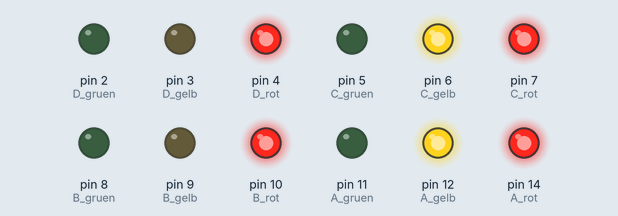
Simulated run of this sketch. Board: Arduino Uno, built with avr-gcc and run on an emulated ATmega328P. On the bench: output pins drawn as LEDs (lit = HIGH).

Above: at 2.5 s.
At 5.5 s:
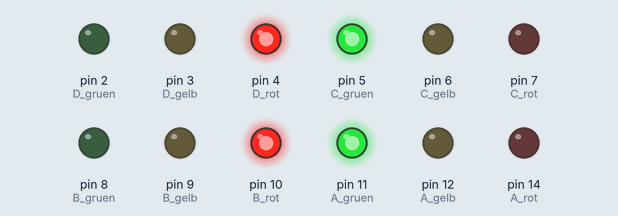
At 9.0 s:
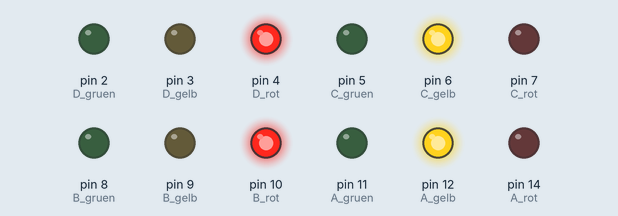
At 11.5 s:
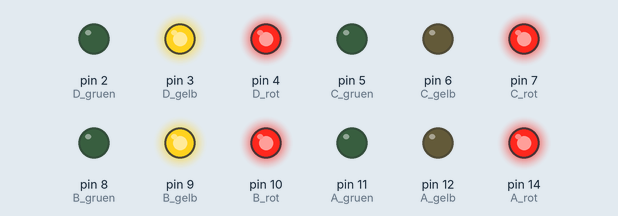
At 14.5 s:
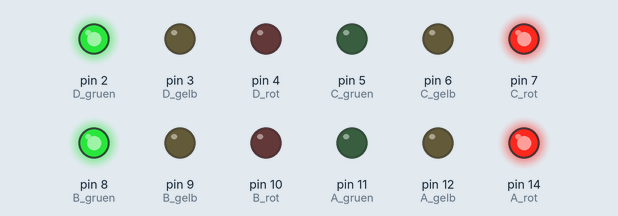
At 18.0 s:
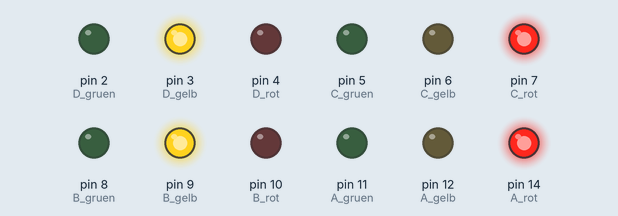
Timing chart, 0 to 22.7 s (numbered marks = the images above):
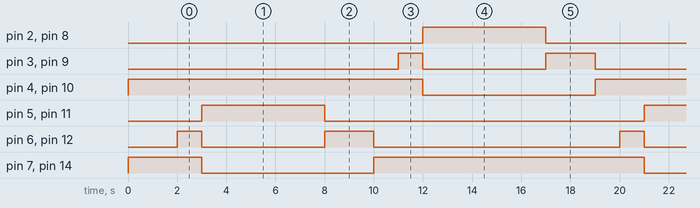

The sketch:

DieGanzeKreuzung.ino
```cpp
// =====================================================================
// Die ganze Kreuzung
// A und C bilden eine Fahrtrichtung, B und D die andere Fahrtrichtung.
// =====================================================================

int A_rot = 14;  int A_gelb = 12;  int A_gruen = 11;
int B_rot = 10;  int B_gelb =  9;  int B_gruen =  8;
int C_rot =  7;  int C_gelb =  6;  int C_gruen =  5;
int D_rot =  4;  int D_gelb =  3;  int D_gruen =  2;

int DauerGruen   = 5000;
int DauerGelb    = 2000;
int DauerRotGelb = 1000;
int DauerBeideRot = 1000;

void ampelnAC_rot() {
  digitalWrite(A_rot,   HIGH);
  digitalWrite(A_gelb,  LOW);
  digitalWrite(A_gruen, LOW);
  digitalWrite(C_rot,   HIGH);
  digitalWrite(C_gelb,  LOW);
  digitalWrite(C_gruen, LOW);
}

void ampelnAC_rotGelb() {
  digitalWrite(A_rot,   HIGH);
  digitalWrite(A_gelb,  HIGH);
  digitalWrite(A_gruen, LOW);
  digitalWrite(C_rot,   HIGH);
  digitalWrite(C_gelb,  HIGH);
  digitalWrite(C_gruen, LOW);
}

void ampelnAC_gruen() {
  digitalWrite(A_rot,   LOW);
  digitalWrite(A_gelb,  LOW);
  digitalWrite(A_gruen, HIGH);
  digitalWrite(C_rot,   LOW);
  digitalWrite(C_gelb,  LOW);
  digitalWrite(C_gruen, HIGH);
}

void ampelnAC_gelb() {
  digitalWrite(A_rot,   LOW);
  digitalWrite(A_gelb,  HIGH);
  digitalWrite(A_gruen, LOW);
  digitalWrite(C_rot,   LOW);
  digitalWrite(C_gelb,  HIGH);
  digitalWrite(C_gruen, LOW);
}

void ampelnBD_rot() {
  digitalWrite(B_rot,   HIGH);
  digitalWrite(B_gelb,  LOW);
  digitalWrite(B_gruen, LOW);
  digitalWrite(D_rot,   HIGH);
  digitalWrite(D_gelb,  LOW);
  digitalWrite(D_gruen, LOW);
}

void ampelnBD_rotGelb() {
  digitalWrite(B_rot,   HIGH);
  digitalWrite(B_gelb,  HIGH);
  digitalWrite(B_gruen, LOW);
  digitalWrite(D_rot,   HIGH);
  digitalWrite(D_gelb,  HIGH);
  digitalWrite(D_gruen, LOW);
}

void ampelnBD_gruen() {
  digitalWrite(B_rot,   LOW);
  digitalWrite(B_gelb,  LOW);
  digitalWrite(B_gruen, HIGH);
  digitalWrite(D_rot,   LOW);
  digitalWrite(D_gelb,  LOW);
  digitalWrite(D_gruen, HIGH);
}

void ampelnBD_gelb() {
  digitalWrite(B_rot,   LOW);
  digitalWrite(B_gelb,  HIGH);
  digitalWrite(B_gruen, LOW);
  digitalWrite(D_rot,   LOW);
  digitalWrite(D_gelb,  HIGH);
  digitalWrite(D_gruen, LOW);
}

void setup() {
  pinMode(A_rot,   OUTPUT);
  pinMode(A_gelb,  OUTPUT);
  pinMode(A_gruen, OUTPUT);
  pinMode(B_rot,   OUTPUT);
  pinMode(B_gelb,  OUTPUT);
  pinMode(B_gruen, OUTPUT);
  pinMode(C_rot,   OUTPUT);
  pinMode(C_gelb,  OUTPUT);
  pinMode(C_gruen, OUTPUT);
  pinMode(D_rot,   OUTPUT);
  pinMode(D_gelb,  OUTPUT);
  pinMode(D_gruen, OUTPUT);

  // Sicherer Start: Alle Ampeln stehen auf Rot.
  ampelnAC_rot();
  ampelnBD_rot();
  delay(2000);
}

void loop() {
  // A und C dürfen fahren, während B und D auf Rot bleiben.
  ampelnBD_rot();
  ampelnAC_rotGelb();
  delay(DauerRotGelb);
  ampelnAC_gruen();
  delay(DauerGruen);
  ampelnAC_gelb();
  delay(DauerGelb);
  ampelnAC_rot();
  delay(DauerBeideRot);  // Sicherheitspause: Alle Ampeln sind rot.

  // B und D dürfen fahren, während A und C auf Rot bleiben.
  ampelnAC_rot();
  ampelnBD_rotGelb();
  delay(DauerRotGelb);
  ampelnBD_gruen();
  delay(DauerGruen);
  ampelnBD_gelb();
  delay(DauerGelb);
  ampelnBD_rot();
  delay(DauerBeideRot);
}
```

Measured:
- by itself, pin 2 (D_gruen), pin 5 (C_gruen), pin 8 (B_gruen), pin 11 (A_gruen): alternates HIGH for 5.0 s and LOW for 13.0 s
- by itself, pin 4 (D_rot), pin 7 (C_rot), pin 10 (B_rot), pin 14 (A_rot): alternates HIGH for 11.0 s and LOW for 7.0 s
- by itself, pin 6 (C_gelb), pin 12 (A_gelb): repeats every 18.0 s: LOW 5.0 s, HIGH 2.0 s, LOW 10.0 s, HIGH 1.0 s
- by itself, pin 3 (D_gelb), pin 9 (B_gelb): LOW → HIGH at 11.0 s, → LOW 1.0 s later, → HIGH 5.0 s later, → LOW 2.0 s later, … (8 changes in this stretch)
